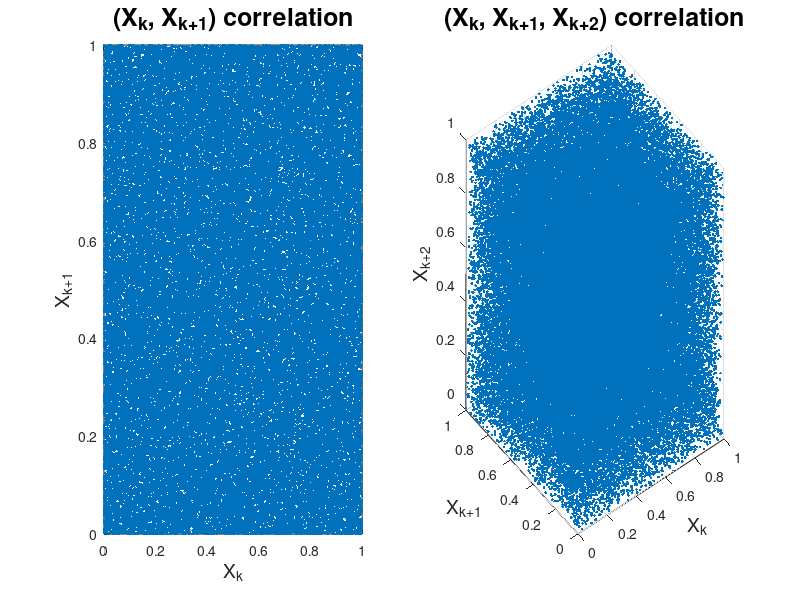

Recreate this plot in MATLAB.
% Multiply With Carry




close all;
clear all;
N=90000;
Z=zeros(1,N);
Z(1)=3;
%======= PROVARE CON a=2^16+1 e 2^16+3 =====================
%        | a | c | M |
%        | 2^16+1 0 2^11 --> muovere lentamente il volume (piani)
%        | 2^16+3 0 2^11 --> idem
%        | 65539 0 2^11  --> idem
%        | 65539 1 2^31  --> piani evidenti
%        | 4294967118 1 2^11 --> ok


a=2^16 + 1;   %1229;%65539;%2^16+3;
c=1;            %1;%13%0;
M=2^11;         %2^11;%1024%2^31;%2^31;%2^11;%2^31;

% ========= PRNG ============================================
for i=1:(N-1)
    Z(i+1)=mod((a*Z(i)+c),M);
    c=floor((a*Z(i)+c)./M);
end

% ===========================================================
X=Z./M;
%X=Z;
subplot(1,2,1)
plot(X(1:(N-1)),X(2:N),'.','MarkerSize',6),grid,
xlabel('X_k','FontSize',14)
ylabel('X_{k+1}','FontSize',14)
title('(X_k, X_{k+1}) correlation','FontSize',18)
subplot(1,2,2)
A=X(1:(N-2));
B=X(2:N-1);
C=X(3:N);
plot3(A,B,C,'.','MarkerSize',6),grid
xlabel('X_k','FontSize',14)
ylabel('X_{k+1}','FontSize',14)
zlabel('X_{k+2}','FontSize',14)

title('(X_k, X_{k+1}, X_{k+2}) correlation','FontSize',18)
% figure
% G=reshape(X,3,N/3);
% G=G';
% plot3(G(:,1),G(:,2),G(:,3),'.')
